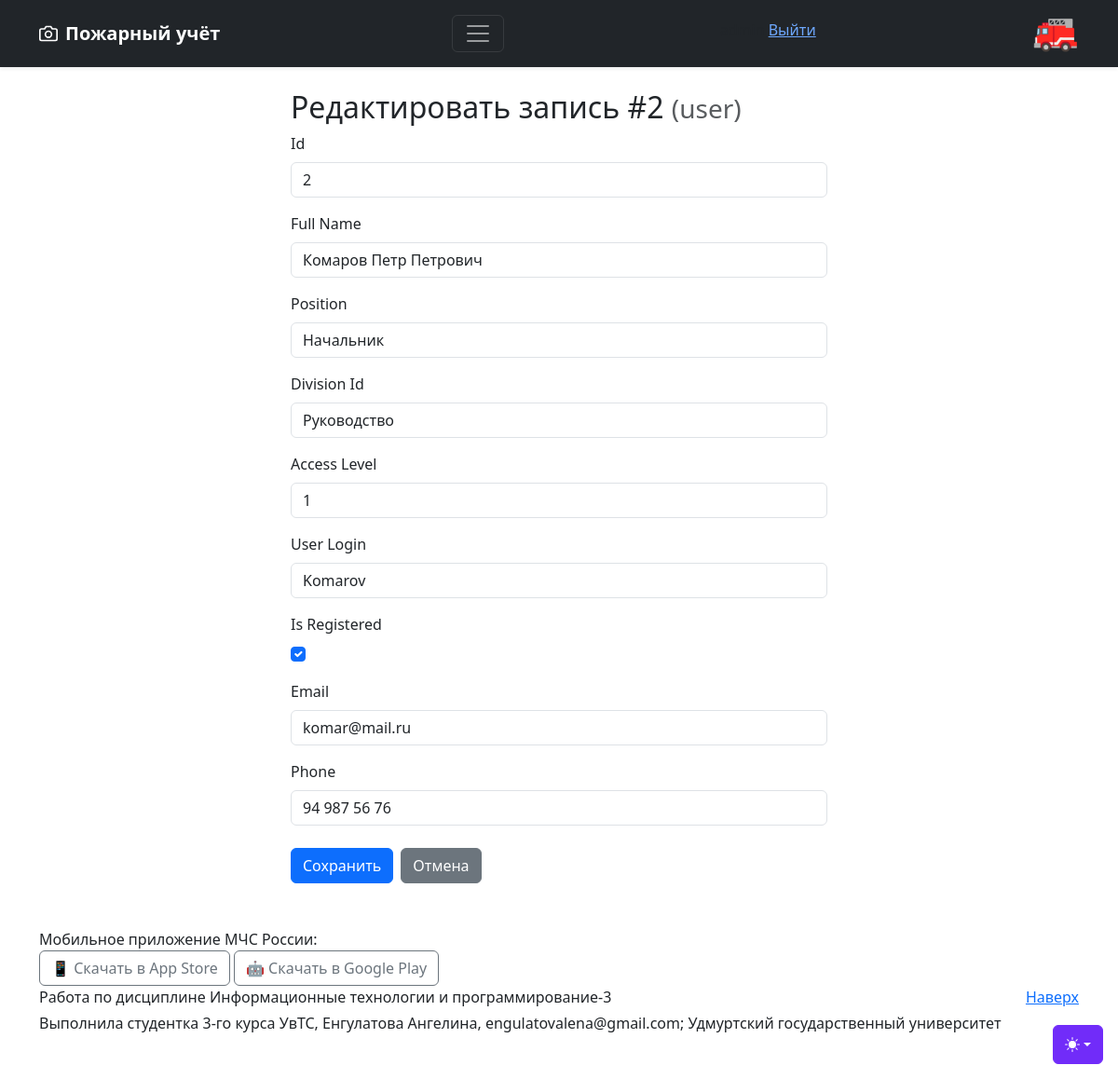
Page /objects/user/edit/2 (signed in) on the earlier database version.
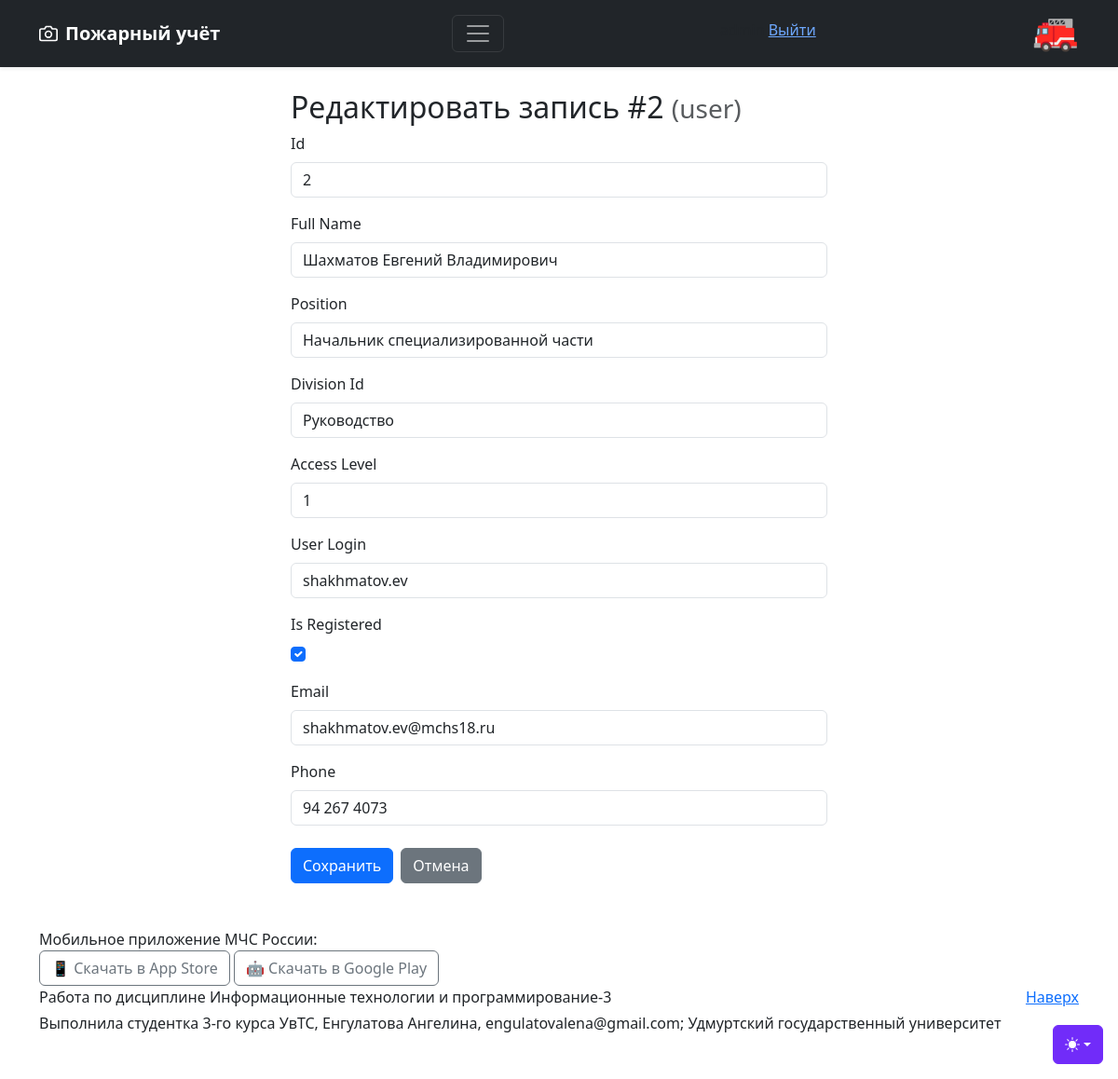
Same page on the later database version.
### models.py (models this page shows)
class User(db.Model):
    __tablename__ = 'user'
    id = db.Column(db.Integer, primary_key=True)
    full_name = db.Column(db.String(100), nullable=False)
    position = db.Column(db.String(24), nullable=False)
    division_id = db.Column(db.String(64), db.ForeignKey('divisions.div_name'), nullable=True)
    access_level = db.Column(db.Integer, nullable=False)
    user_login = db.Column(db.String(32), unique=True, nullable=False)
    is_registered = db.Column(db.Boolean, default=False, nullable=False)
    email = db.Column(db.String(48), nullable=True)
    phone = db.Column(db.String(24), nullable=False)
    division = db.relationship('Divisions', backref='users', foreign_keys=[division_id])

### blueprints/objects_bp.py (the view, shortened to what this page needs)
@objects_bp.route('/<table_name>/edit/<int:item_id>', methods=['GET', 'POST'])
@login_required
def edit_item(table_name, item_id):
    if table_name not in TABLE_MAP or not can_edit(table_name):
        flash('Нет прав или таблица не найдена', 'danger')
        return redirect(url_for('main.index'))
    model = TABLE_MAP[table_name]
    item = db.session.get(model, item_id)
    if not item:
        flash('Запись не найдена', 'warning')
        return redirect(url_for('objects.objects', table_name=table_name))
    return render_template(
        'edit_item.html',
        table_name=table_name,
        item=item,
        columns=model.__table__.columns,
        html_input_type=_html_input_type,
        is_new=False
    )

### app.py (called while the page is built)
@login_manager.user_loader
def load_user(user_id):
    return Registered_Users.query.get(int(user_id))

### blueprints/objects_bp.py (called while the page is built)
def can_edit(table_name):
    if not current_user.is_authenticated:
        return False
    access = current_user.access_level
    return access in EDIT_PERMISSIONS.get(table_name, [])

def _html_input_type(column):
    col_type = column.type
    if isinstance(col_type, db.Date):
        return 'date'
    if isinstance(col_type, (db.Integer, db.SmallInteger)):
        return 'number'
    if isinstance(col_type, db.Float):
        return 'number'
    if isinstance(col_type, db.Boolean):
        return 'checkbox'
    return 'text'

### models.py (called while the page is built)
    @property
    def access_level(self):
        user = User.query.filter_by(user_login=self.username).first()
        return user.access_level if user else None

### templates/edit_item.html (shortened to what this page needs)
{% extends "base.html" %}
{% block content %}
<div class="container mt-4" style="max-width: 600px;">
    <h2>
        {% if is_new %}
            Добавить новую запись
        {% else %}
            Редактировать запись #{{ item.id }}
        {% endif %}
        <small class="text-muted">({{ table_name }})</small>
    </h2>
    <form method="POST">
        {% for col in columns %}
        <div class="mb-3">
            <label for="{{ col.name }}" class="form-label">
                {{ col.name|replace('_', ' ')|title }}
            </label>
            {% if html_input_type(col) == 'checkbox' %}
                <div class="form-check">
                    <input type="checkbox"
                           class="form-check-input"
                           id="{{ col.name }}"
                           name="{{ col.name }}"
                           value="1"
                           {% if item and item[col.name] %}checked{% endif %}>
                </div>
            {% else %}
                <input type="{{ html_input_type(col) }}"
                       class="form-control"
                       id="{{ col.name }}"
                       name="{{ col.name }}"
                       value="{% if item and item[col.name] is not none %}{{ item[col.name] }}{% endif %}"
                       {% if col.nullable == False and is_new %}required{% endif %}>
            {% endif %}
        </div>
        {% endfor %}
        <div class="d-flex gap-2 mt-4">
            <button type="submit" class="btn btn-primary">
                {% if is_new %}Добавить{% else %}Сохранить{% endif %}
            </button>
            <a href="{{ url_for('objects.objects', table_name=table_name) }}"
               class="btn btn-secondary">
                Отмена
            </a>
        </div>
    </form>
</div>
{% endblock %}

Differences in the rows shown:
changed User "Руководство": full_name "Комаров Петр Петрович" → "Шахматов Евгений Владимирович"; position "Начальник" → "Начальник специализированной части"; user_login "Komarov" → "shakhmatov.ev"; email "komar@mail.ru" → "shakhmatov.ev@mchs18.ru"; phone "94 987 56 76" → "94 267 4073"
